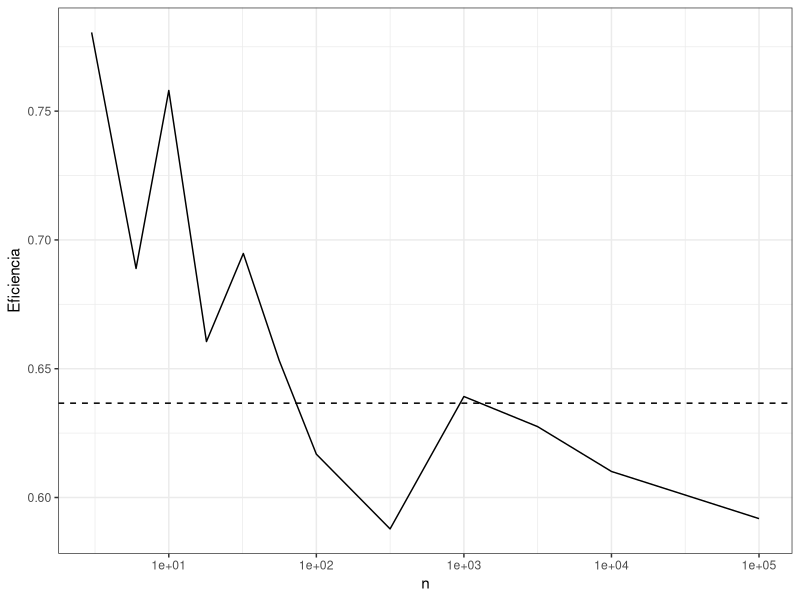
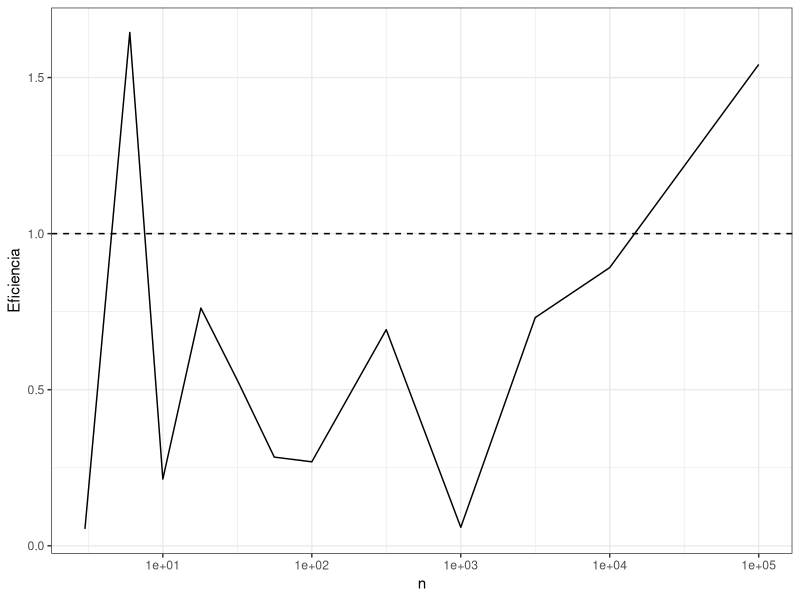

The R script that drew these images, in order:
# HACER

library(tidyverse)
library(ggplot2)

rm(list = ls())

n_rep <- 1000

my_sim <- 
  expand_grid(n = c(round(10^seq(0.5,2,by=0.25)),
                    round(10^seq(2.5,4,by=0.5)),
                    100000),
              id = 1:n_rep) %>%
  rowwise() %>%
  mutate(
    mean   = mean  (rnorm(n)),
    median = median(rnorm(n)))


my_res <- my_sim %>% 
  group_by(n) %>%
  summarise(
    m_mean   = mean(mean),
    m_median = mean(median),
    v_mean   = var(mean),
    v_median = var(median))

# varianza
my_res %>%
  ggplot(aes(x=n, y=v_mean/v_median)) + 
  geom_line() +
  geom_hline(yintercept=2/pi, linetype="dashed") +
  scale_x_continuous(trans="log10") +
  ylab("Eficiencia") +
  theme_bw()

# media
my_res %>%
  ggplot(aes(x=n, y=abs(m_mean/m_median))) + 
  geom_line() +
  geom_hline(yintercept=1, linetype="dashed") +
  scale_x_continuous(trans="log10") +
  ylab("Eficiencia") +
  theme_bw()
